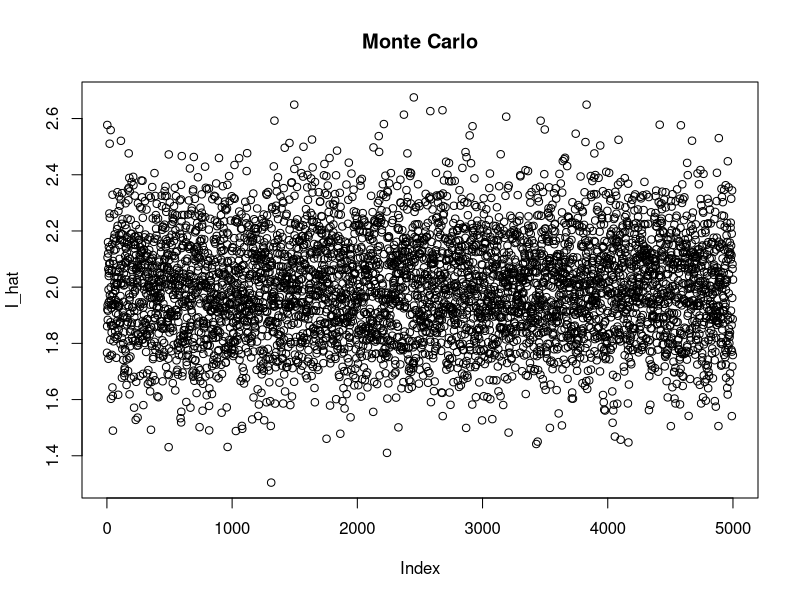
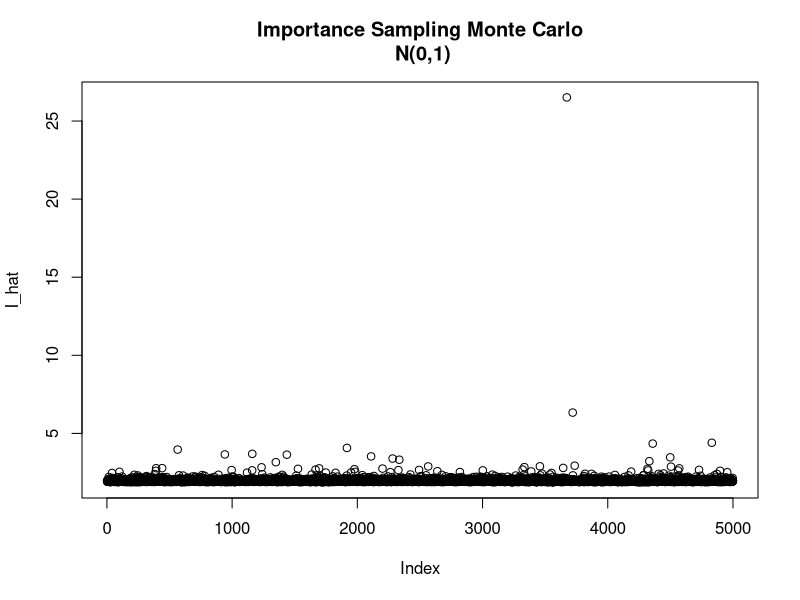
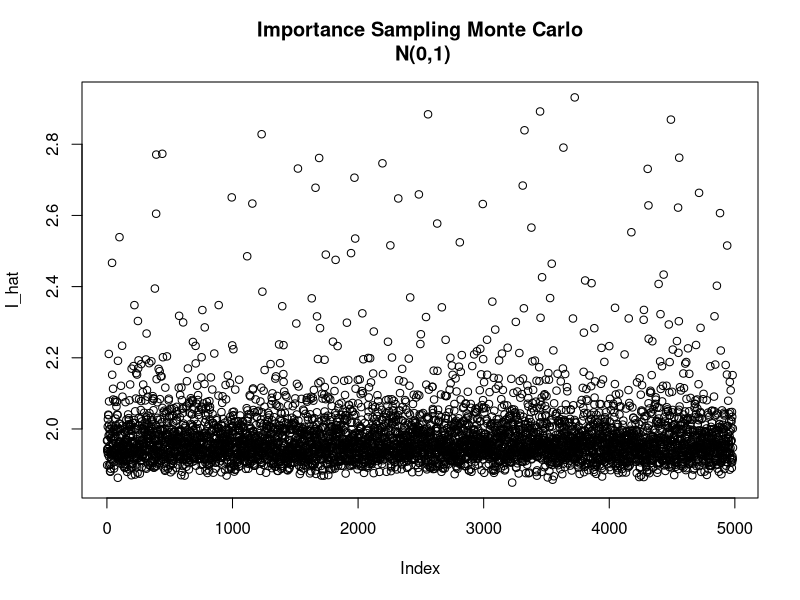
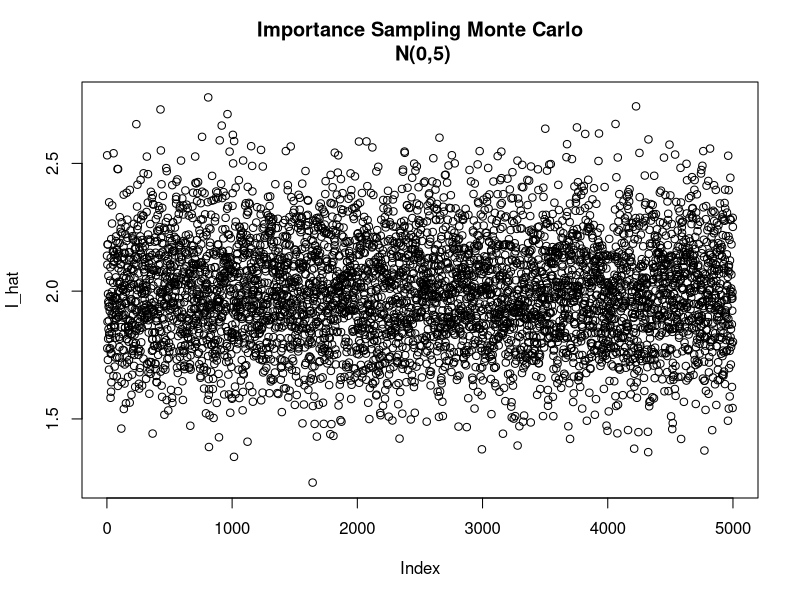
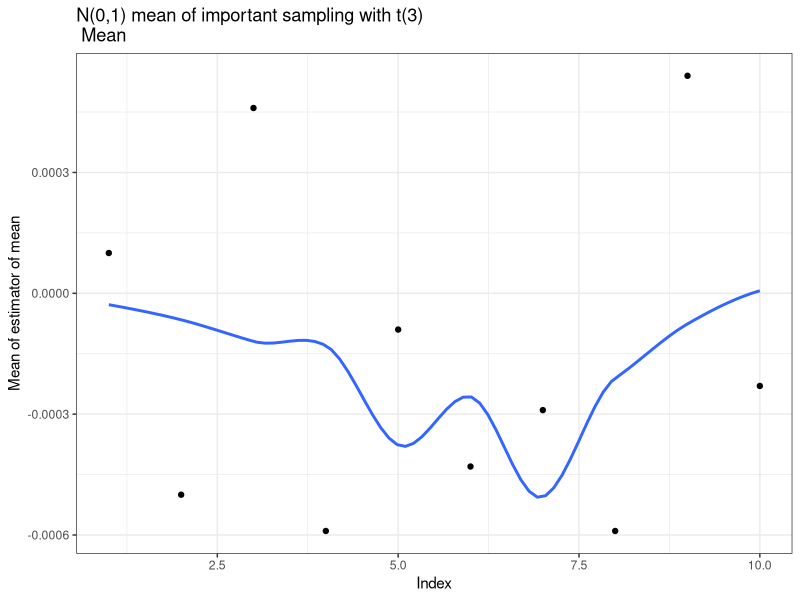
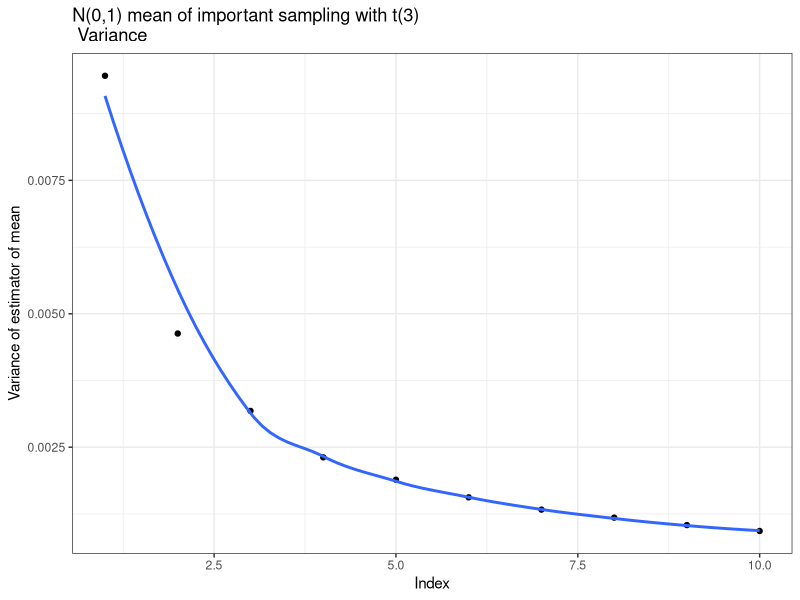
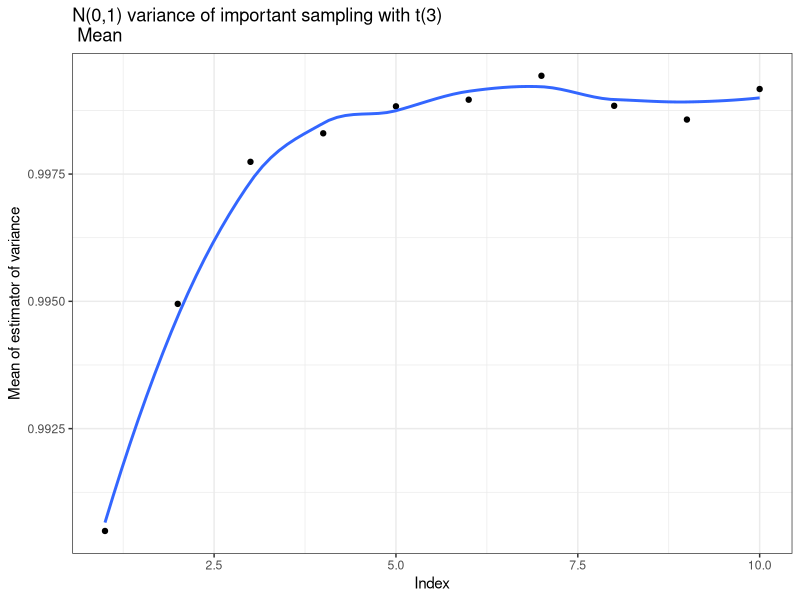
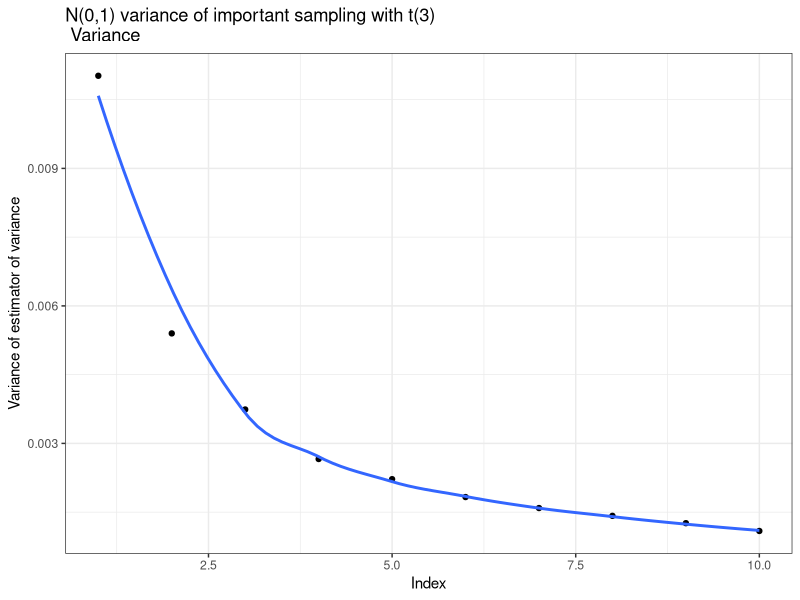

The R source for these figures, in order:
library(ggplot2)
library(kableExtra)
library(dplyr)
library(magrittr)
options(scipen = 10)
# Question 01 -------------------------------------------------------------
set.seed(3)
# Find I by calculus techniques.
I <- function(x){
  return(exp(-abs(x)))
}
Ans1 <- integrate(I, -20, 20)
Ans1

# Find I by simultaion 

N <- 5000 # 5000 samples of size 1000.
n <- 1000

# (1) Monte Carlo

theta.hat <- NULL
for( i in 1:N){
x <- runif(n, -20, 20)
theta.hat[i] <- mean(40*I(x))
}
plot(theta.hat, main = "Monte Carlo",ylab = "I_hat")
Mc.mean <- mean(theta.hat)
Mc.var <- var(theta.hat)

# (2) Importance Sampling Monte Carlo
# N(0,1)

theta.hat <- NULL

for( i in 1:N){
x <- rnorm(n,0,1)
theta.hat[i] <- mean(40*I(x)*dunif(x,-20,20)/dnorm(x,0,1))

}
plot(theta.hat, main = "Importance Sampling Monte Carlo\n N(0,1)",ylab = "I_hat")
t1 <- theta.hat[-which(theta.hat>3)]
plot(t1, main = "Importance Sampling Monte Carlo\n N(0,1)",ylab = "I_hat")
N1.mean <- mean(theta.hat)
N1.var <- var(theta.hat)

# (3) Importance Sampling Monte Carlo
# N(0,5)

theta.hat <- NULL
for( i in 1:N){
  x <- rnorm(n,0,20)
  theta.hat[i] <- mean(40*I(x)*dunif(x,-20,20)/dnorm(x,0,20))
}
plot(theta.hat, main = "Importance Sampling Monte Carlo\n N(0,5)",ylab = "I_hat")

N2.mean <- mean(theta.hat)
N2.var <- var(theta.hat)

# Compare three methods
Q1M <- cbind(Mc.mean, N1.mean, N2.mean) %>% round(., digits = 5)
Q1V <- cbind(Mc.var, N1.var, N2.var) %>% round(., digits = 5)
Q1 <- rbind(Q1M,Q1V)
rownames(Q1) <- c("Mean", "Variance")
colnames(Q1) <- c("MC", "N(0,1)", "N(0,5)")
Q1






# Question 02 -------------------------------------------------------------
set.seed(3)
# Find N(0,1) mean and variance by important sampling with t3
ME <- function(x){
  1/sqrt((2*pi))*exp(-x^2/2)
}
N = 5000
# Mean
# diffn
diffn_mean <- NULL
diffn_var <- NULL
n <- seq(100,1000,by = 100)
for(j in 1:length(n)){
theta.hat <- NULL
for(i in 1:N){
x <- rt(n[j],3)
theta.hat[i] <- mean(x*ME(x)*dunif(x,-30,30)/dt(x,3)*60)
}
diffn_mean <- c(diffn_mean,mean(theta.hat))
diffn_var <- c(diffn_var,var(theta.hat))
}

diffn <- data.frame(c(1:10),diffn_mean, diffn_var) %>% round(., digits = 5)
t(diffn)
# 繪圖
# mean
ggplot(diffn) + 
  geom_point(aes(x = diffn$c.1.10., y = diffn_mean)) +
  geom_smooth(aes(x = diffn$c.1.10., y = diffn_mean), se = FALSE) +
  labs(title="N(0,1) mean of important sampling with t(3)\n Mean",
       x="Index",
       y="Mean of estimator of mean") +
  theme_bw() 

# Variance
ggplot(diffn) + 
  geom_point(aes(x = diffn$c.1.10., y = diffn_var)) +
  geom_smooth(aes(x = diffn$c.1.10., y = diffn_var),se = FALSE) +
  labs(title="N(0,1) mean of important sampling with t(3)\n Variance",
       x="Index",
       y="Variance of estimator of mean") +
  theme_bw() 

# Variance
diffn_mean <- NULL
diffn_var <- NULL
n <- seq(100,1000,by = 100)
for(j in 1:length(n)){
theta.hat <- NULL
for(i in 1:N){
  x <- rt(n[j],3)
  theta.hat1 <- mean(x^2*ME(x)*dunif(x,-30,30)/dt(x,3)*60)
  theta.hat2 <- mean(x*ME(x)*dunif(x,-30,30)/dt(x,3)*60)
  theta.hat[i] <- theta.hat1 - (theta.hat2)^2
}
diffn_mean <- c(diffn_mean,mean(theta.hat))
diffn_var <- c(diffn_var,var(theta.hat))
}

diffn <- data.frame(c(1:10),diffn_mean, diffn_var) %>% round(., digits = 5)
t(diffn)
# 繪圖
# mean
ggplot(diffn) + 
  geom_point(aes(x = diffn$c.1.10., y = diffn_mean)) +
  geom_smooth(aes(x = diffn$c.1.10., y = diffn_mean), se = FALSE) +
  labs(title="N(0,1) variance of important sampling with t(3)\n Mean",
       x="Index",
       y="Mean of estimator of variance") +
  theme_bw() 

# Variance
ggplot(diffn) + 
  geom_point(aes(x = diffn$c.1.10., y = diffn_var)) +
  geom_smooth(aes(x = diffn$c.1.10., y = diffn_var), se = FALSE) +
  labs(title="N(0,1) variance of important sampling with t(3)\n Variance",
       x="Index",
       y="Variance of estimator of variance") +
  theme_bw() 


# Find t3 mean and variance by important sampling with N(0,1)
set.seed(3)
v <- 3
tv <- function(x,v){
  z <- gamma((v+1)/2)/sqrt(v*pi)/gamma(v/2)/(1+(x^2)/v)^((v+1)/2)
  return(z)
}

# mean
diffn_mean <- NULL
diffn_var <- NULL
n <- seq(100,1000,by = 100)
for(j in 1:length(n)){
theta.hat <- NULL
for(i in 1:N){
x <- rnorm(n[j],0,1)
theta.hat[i] <- mean(x*tv(x,v)/dnorm(x,0,1))
}
diffn_mean <- c(diffn_mean,mean(theta.hat))
diffn_var <- c(diffn_var,var(theta.hat))
}
diffn <- data.frame(c(1:10),diffn_mean, diffn_var) %>% round(., digits = 5)
t(diffn)
# 繪圖

# mean
ggplot(diffn) + 
  geom_point(aes(x = diffn$c.1.10., y = diffn_mean)) +
  geom_smooth(aes(x = diffn$c.1.10., y = diffn_mean), se = FALSE) +
  labs(title="t(3) mean of important sampling with N(0,1)\n Mean",
       x="Index",
       y="mean of estimator of mean") +
  theme_bw() 

# Variance
ggplot(diffn) + 
  geom_point(aes(x = diffn$c.1.10., y = diffn_var)) +
  geom_smooth(aes(x = diffn$c.1.10., y = diffn_var), se = FALSE) +
  labs(title="t(3) mean of important sampling with N(0,1)\n Variance",
       x="Index",
       y="Variance of estimator of mean") +
  theme_bw() 



# Var
diffn_mean <- NULL
diffn_var <- NULL
n <- seq(100,1000,by = 100)
for(j in 1:length(n)){
theta.hat <- NULL
for(i in 1:N){
  x <- rnorm(n[j],0,1)
  theta.hat1 <- (mean(x*tv(x,v)/dnorm(x,0,1)))^2
  theta.hat2 <- mean((x^2)*tv(x,v)/dnorm(x,0,1))
  theta.hat[i] <- theta.hat2 - theta.hat1
}
diffn_mean <- c(diffn_mean,mean(theta.hat))
diffn_var <- c(diffn_var,var(theta.hat))
}

diffn <- data.frame(c(1:10),diffn_mean, diffn_var) %>% round(., digits = 5)
t(diffn)
# 繪圖

# mean
ggplot(diffn) + 
  geom_point(aes(x = diffn$c.1.10., y = diffn_mean)) +
  geom_smooth(aes(x = diffn$c.1.10., y = diffn_mean), se = FALSE) +
  labs(title="t(3) Variance of important sampling with N(0,1)\n Mean",
       x="Index",
       y="mean of estimator of variance") +
  theme_bw() 

# Variance
ggplot(diffn) + 
  geom_point(aes(x = diffn$c.1.10., y = diffn_var)) +
  geom_smooth(aes(x = diffn$c.1.10., y = diffn_var), se = FALSE) +
  labs(title="t(3) Variance of important sampling with N(0,1)\n Variance",
       x="Index",
       y="Variance of estimator of variance") +
  theme_bw() 

f <- function(x){
  (1/40)/dnorm(x,0,5)
}

curve(f,-20,20,ylab="f(x)/g(x)")
curve(dnorm(x),5,10,col = "red",ylab = "p", add = T,ylim = c(0,0.004))
curve(dt(x,3),5,10,col = "blue",ylab = "p",ylim = c(0,0.004), main = "t(3)/ N(0,1)")
